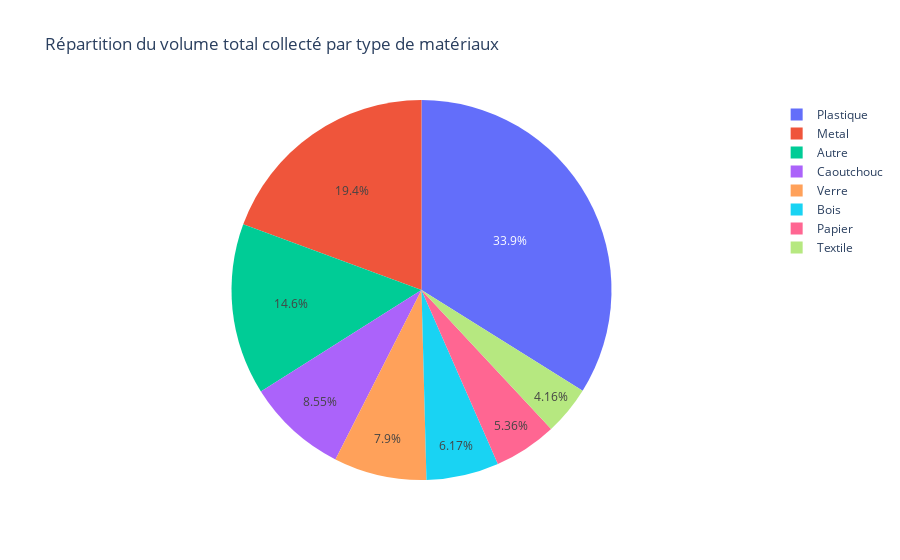

The notebook cell this image was saved under:
### Code cell
#Répartition par type de matériau

#Grouper par type de matériau
df_group_mat = df_volume.groupby(["Type_matériau"])["Volume_Litres"].sum()
df_group_mat = df_group_mat.reset_index().sort_values(["Volume_Litres"], ascending = False)

#Afficher le graphique en camembert de la part de volume par matériau
fig = px.pie(df_group_mat, values='Volume_Litres', names='Type_matériau', title="Répartition du volume total collecté par type de matériaux")
fig.show()

### Figure 1 — Plotly figure (JSON) as saved in the notebook; plotly's stock layout.template omitted (floating-point values rounded to 4 significant figures)
{"data": [{"domain": {"x": [0, 1], "y": [0, 1]}, "hovertemplate": "Type_matériau=%{label}<br>Volume_Litres=%{value}<extra></extra>", "labels": ["Plastique", "Metal", "Autre", "Caoutchouc", "Verre", "Bois", "Papier", "Textile"], "legendgroup": "", "name": "", "showlegend": true, "type": "pie", "values": [768100.0, 439200.0, 330700.0, 193700.0, 179000.0, 139900.0, 121500.0, 94320.0]}], "layout": {"legend": {"tracegroupgap": 0}, "title": {"text": "Répartition du volume total collecté par type de matériaux"}}}
